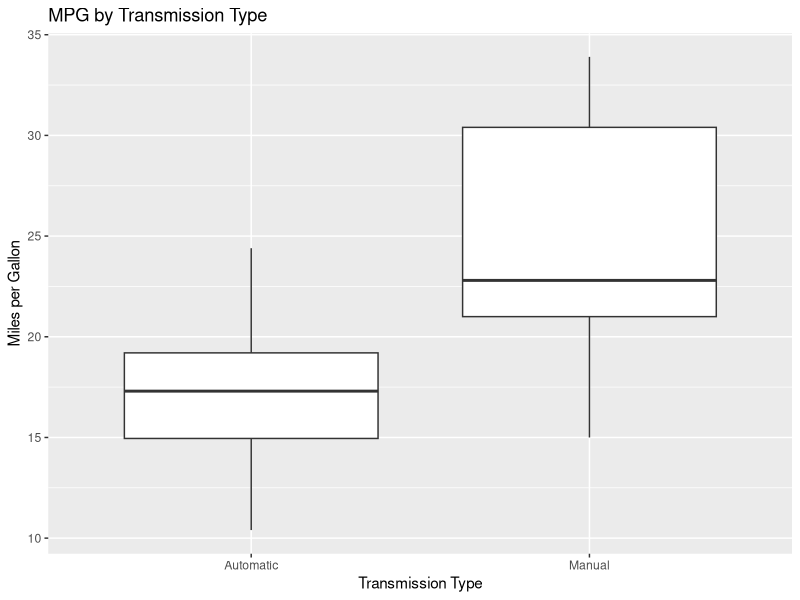
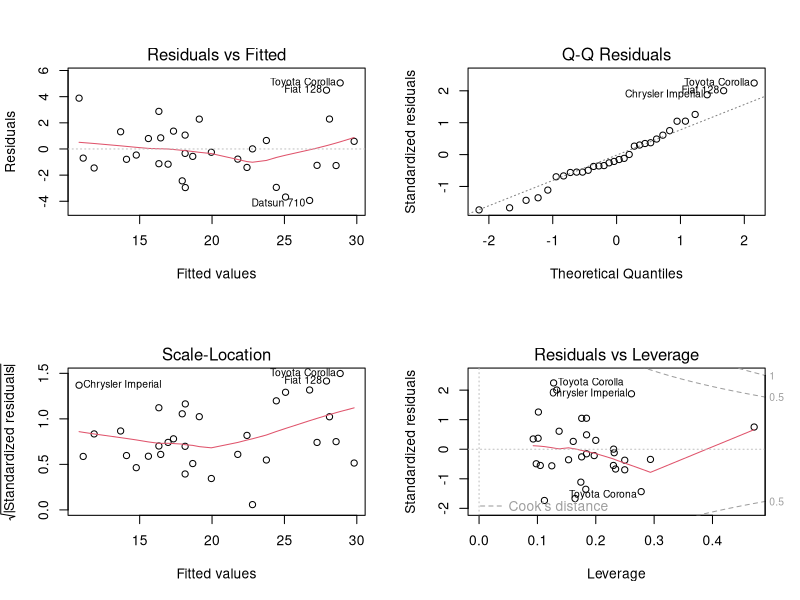
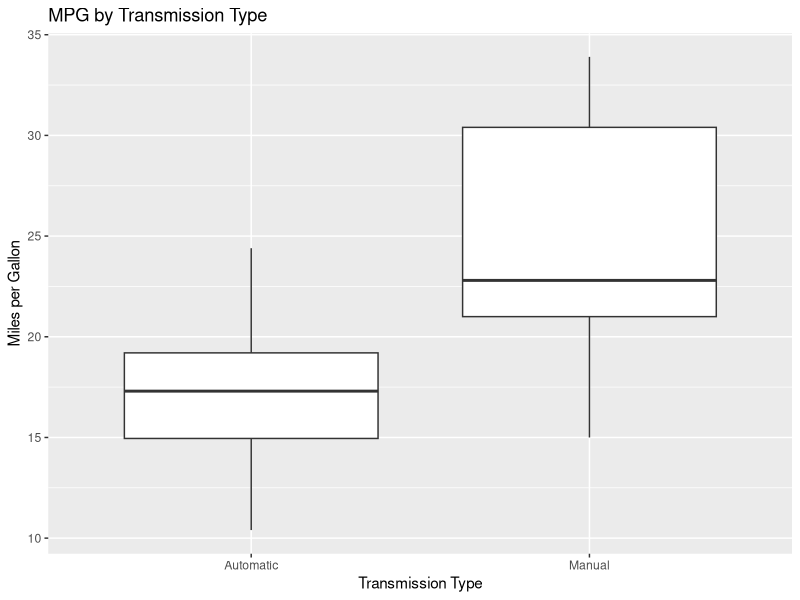
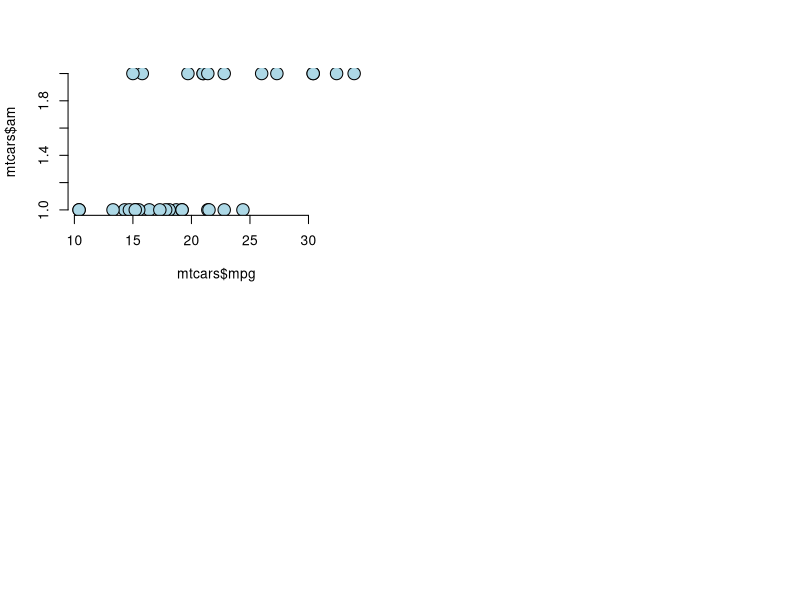
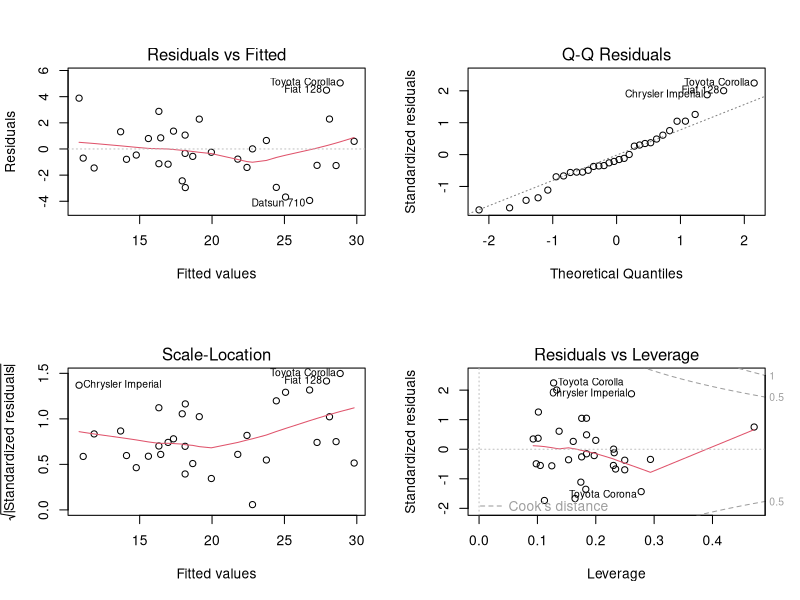

Here is the R script that generated these plots, in order:
## ---- chunk 1
library(ggplot2)
data(mtcars)
head(mtcars)
mtcars$cyl <- as.factor(mtcars$cyl)
mtcars$vs <- as.factor(mtcars$vs)
mtcars$am <- factor(mtcars$am)
mtcars$gear <- factor(mtcars$gear)
mtcars$carb <- factor(mtcars$carb)
attach(mtcars)
## ---- chunk 2
# Boxplot for MPG by Transmission Type
ggplot(mtcars, aes(x = factor(am), y = mpg)) +
  geom_boxplot() +
  labs(x = "Transmission Type", y = "Miles per Gallon", title = "MPG by Transmission Type") +
  scale_x_discrete(labels = c("0" = "Automatic", "1" = "Manual"))
## ---- chunk 3
testResults <- t.test(mpg ~ am)
testResults$p.value
## ---- chunk 4
testResults$estimate
## ---- chunk 5
fullModelFit <- lm(mpg ~ ., data = mtcars)
summary(fullModelFit) # results hidden
## ---- chunk 6
stepFit <- step(fullModelFit)
summary(stepFit) # results hidden
## ---- chunk 7
# Modeling: simple linear regression with am as the predictor
model <- lm(mpg ~ am, data = mtcars)
summary(model)
## ---- chunk 8
# Plotting residuals
par(mfrow = c(2, 2))
plot(stepFit)
## ---- chunk 9
round(dfbetas(stepFit)[1 : 32, 2], 3)
## ---- chunk 10
round(hatvalues(stepFit)[1 : 32], 3)
## ---- chunk 11
# Boxplot for MPG by Transmission Type
ggplot(mtcars, aes(x = factor(am), y = mpg)) +
  geom_boxplot() +
  labs(x = "Transmission Type", y = "Miles per Gallon", title = "MPG by Transmission Type") +
  scale_x_discrete(labels = c("0" = "Automatic", "1" = "Manual"))
## ---- chunk 12
plot(mtcars$mpg, mtcars$am, frame = FALSE, cex = 2, pch = 21, bg = "lightblue", col = "black")
## ---- chunk 13
# Plotting residuals
par(mfrow = c(2, 2))
plot(stepFit)
